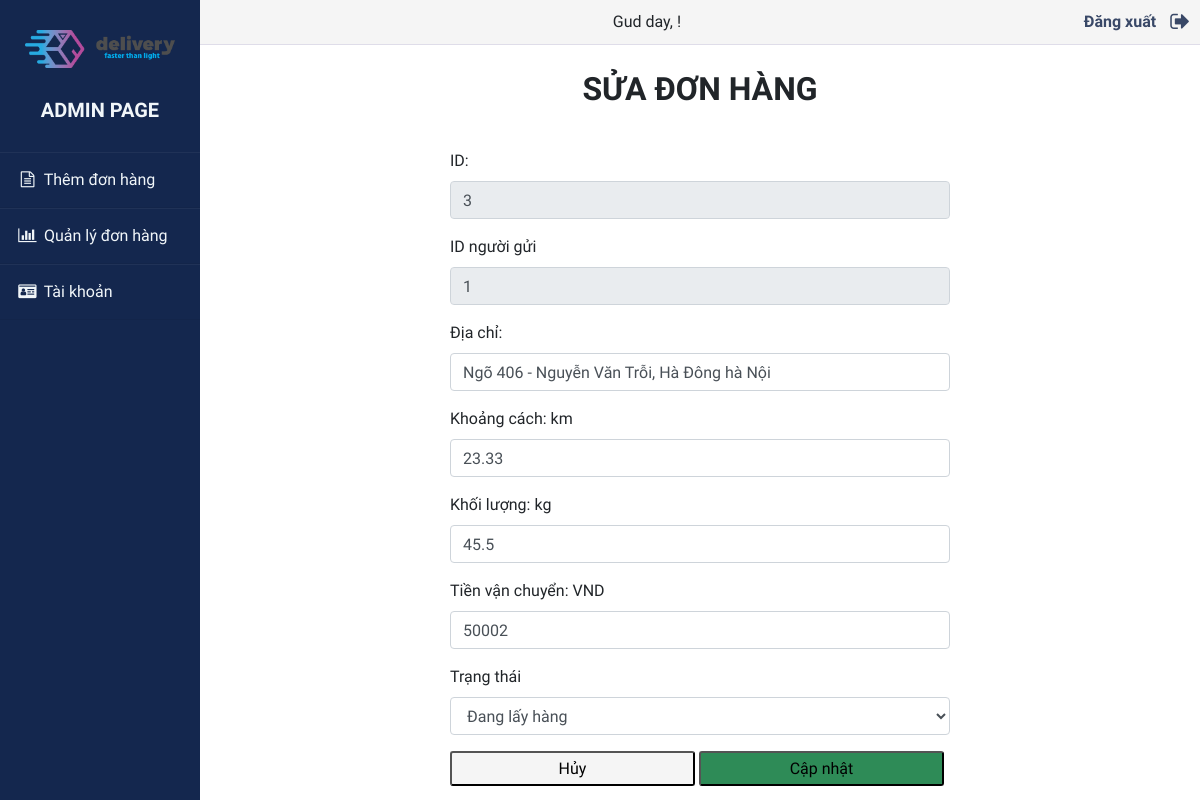
/admin/edit.php?id=3, run on the app's committed database.
### tables this page shows
CREATE TABLE `order` (
  `id` int(11) NOT NULL,
  `idSender` int(11) NOT NULL,
  `receiverAddress` varchar(255) NOT NULL,
  `distance` double NOT NULL,
  `weight` double NOT NULL,
  `fee` double NOT NULL,
  `status` varchar(255) NOT NULL
);

### model/order.php (called while the page is built, shortened)
<?php
include_once 'dao.php';
class Order {
    private $db;
    function __construct()
    {
        $this->db = new DAO();
    }
    function getOrderByID($id){
        $sql = "SELECT * FROM `order` WHERE id = $id;";
        $result = $this->db->fetchAll($sql);
        return $result;
    }
}
?>

### model/dao.php (called while the page is built, shortened)
<?php
class DAO {
    private $conn;
    function __construct()
    {
        $this->conn = new mysqli('localhost', 'root', '', 'delivery');
    }
    function query($sql){
        return $this->conn->query($sql);
    }
    function fetchAll($sql){
        $ar = array();
        $result = $this->query($sql);
        while($row = $result->fetch_array()){
            $ar[] = $row;
        }
        return $ar;
    }
}
?>

### admin/edit.php (the view, shortened to what this page needs)
<!doctype html>
<html lang="en">
<head>
    <link rel="stylesheet" href="https://stackpath.bootstrapcdn.com/bootstrap/4.3.1/css/bootstrap.min.css"
>
    <link rel="stylesheet" href="./style/edit-order.css">
    <link rel="stylesheet" href="https://maxcdn.bootstrapcdn.com/font-awesome/4.7.0/css/font-awesome.min.css">
</head>
<body>
    <div class="wrapper">
        <div class="sidebar">
            <img src="../images/logo.png" width="150px">
            <h5>Admin Page</h5>
            <ul>
                <li>
                    <a href="add.php"><i class="fa fa-file-text-o fa-fw" aria-hidden="true"></i>
                        Thêm đơn hàng
                    </a>
                </li>
                <li>
                    <a href="admin.php"><i class="fa fa-bar-chart-o fa-fw" aria-hidden="true"></i>
                        Quản lý đơn hàng
                    </a>
                </li>
                <li>
                    <a href="account.php"><i class="fa fa-id-card fa-fw" aria-hidden="true"></i>
                        Tài khoản
                    </a>
                </li>
            </ul>
        </div>
        <div class="main-content">
            <div class="header-bar">
                <div class="user-account">
                    Gud day, <?php echo $_SESSION['name']; ?>!
                </div>
                <div class="btn-exit">
                    <a href="./php/handler-logout.php"><strong>Đăng xuất</strong>
                        <i class="fa fa-sign-out fa-lg" aria-hidden="true" style="margin-left: 10px;"></i>
                    </a>
                </div>
            </div>
            <div class="title">
                <p>
                    Sửa đơn hàng
                </p>
            </div>
            <div class="content">
                <?php
                require_once $_SERVER['DOCUMENT_ROOT'].'/delivery/model/order.php';
                if(isset($_GET['id'])){
                    $id = $_GET['id'];
                    $order = new Order();
                    $orderArray = $order->getOrderByID($id);
                    foreach($orderArray as $row){ ?>
                <form action="./php/handler-edit.php" method="POST">
                    <div class="form-group">
                        <label for="id">ID:</label>
                        <input type="text" class="form-control" name="id" id="id" value="<?php echo $row['id'] ?>"
                            readonly>
                    </div>
                    <div class="form-group">
                        <label for="idSender">ID người gửi</label>
                        <input type="text" class="form-control" name="idSender" id="idSender"
                            value="<?php echo $row['idSender'] ?>" disabled>
                    </div>
                    <div class="form-group">
                        <label for="address">Địa chỉ:</label>
                        <input type="text" class="form-control" name="address" id="address"
                            value="<?php echo $row['receiverAddress'] ?>">
                    </div>
                    <div class="form-group">
                        <label for="distance">Khoảng cách: km</label>
                        <input type="text" class="form-control" name="distance" id="distance"
                            value="<?php echo $row['distance'] ?>">
                    </div>
                    <div class="form-group">
                        <label for="weight">Khối lượng: kg</label>
                        <input type="text" class="form-control" name="weight" id="weight"
                            value="<?php echo $row['weight'] ?>">
                    </div>
                    <div class="form-group">
                        <label for="fee">Tiền vận chuyển: VND</label>
                        <input type="text" class="form-control" name="fee" id="fee" value="<?php echo $row['fee'] ?>">
                    </div>
                    <div class="form-group">
                        <label for="status">Trạng thái</label>
                        <select class="form-control" name="status" id="status">
                            <option>Đang lấy hàng</option>
                        </select>
                    </div>
                    <tr>
                        <button type="button" class="btn-cancle" onclick='window.location="./admin.php"'>Hủy</button>
                        <button id="update" name="update" type="submit" class="btn-update">Cập nhật</button>
                    </tr>
                </form>
                <?php
                    }
                }
                else echo 'Khong co gi';
                ?>
            </div>
        </div>
    </div>
</body>
</html>

### admin/style/edit-order.css (style rules this page uses)
body { font-family: 'Varela Round', sans-serif !important; }
.wrapper { display: flex; position: relative; }
.wrapper .sidebar { position: fixed; width: 200px; height: 100%; background-color: #14274e; padding: 30px 0px; }
.wrapper .sidebar img { margin-bottom: 30px; margin-left: 25px; margin-right: 25px; }
.wrapper .sidebar h5 { color: #f1f6f9; text-transform: uppercase; text-align: center; margin-bottom: 30px; font-weight: bolder; }
.wrapper .sidebar ul { list-style-type: none; padding: 0; }
.wrapper .sidebar ul li { padding: 15px; border-bottom: 1px solid #bdb8d7; border-bottom: 1px solid rgba(0, 0, 0, 0.05); border-top: 1px solid rgba(255, 255, 255, 0.05); }
.wrapper .sidebar ul li a { color: #f1f6f9; display: block; }
.wrapper .sidebar ul li a .fa { width: 25px; }
.wrapper .main-content { width: 100%; margin-left: 200px; }
.wrapper .main-content .header-bar { width: 100%; padding: 10px; background-color: whitesmoke; padding: auto 20px auto 20px; display: flex; border-bottom: 1px solid #dfdde9; }
.wrapper .main-content .header-bar .user-account { margin-left: auto; margin-right: auto; }
.wrapper .main-content .header-bar .btn-exit a { margin-left: auto; margin-right: 0; color: #394867; }
.wrapper .main-content .title { width: 100%; padding: 20px 0; }
.wrapper .main-content .title p { text-align: center; font-size: 32px; font-weight: 800; text-transform: uppercase; }
.wrapper .main-content .content { margin: 0px auto; width: 50%; display: block; }
.wrapper .main-content .content .btn-cancle { border-radius: 3px; height: 35px; background-color: whitesmoke; width: 49%; }
.wrapper .main-content .content .btn-update { border-radius: 3px; height: 35px; background-color: seagreen; width: 49%; }

### data on the page
order: id "3", idSender "1", address "Ngõ 406 - Nguyễn Văn Trỗi, Hà Đông hà Nội", distance "23.33", weight "45.5", fee "50002"
